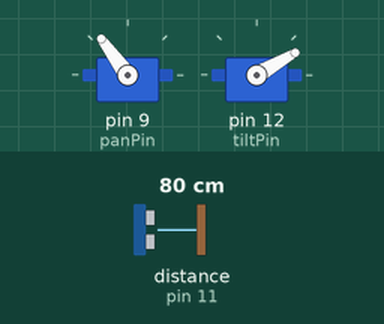
The sketch below on a simulated Arduino Uno, built with avr-gcc and run on an emulated ATmega328P. On the bench: 2 × servo. Wiring (inferred from the names in the program): ultrasonic range finder: trigger pin 10; echo pin 11. The test bench sets the inputs (shaded band); at power-on: distance to the obstacle (sensor on pin 11) 80 cm. The echo pulse lasts 58.3 µs per cm; what the sketch prints to the serial monitor is not drawn.

Above: at 1.2 s.
1.3 s: distance to the obstacle (sensor on pin 11) set to 250 cm
At 3.89 s:
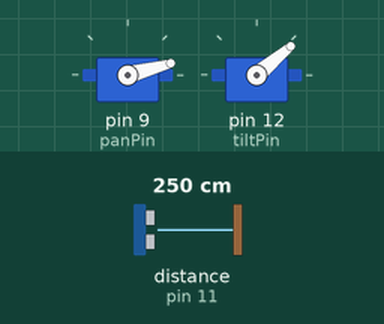
4.3 s: distance to the obstacle (sensor on pin 11) set to 2 cm
At 4.76 s:
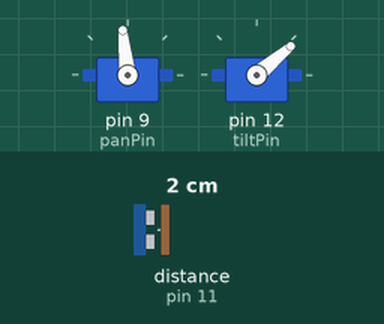
At 5.52 s:
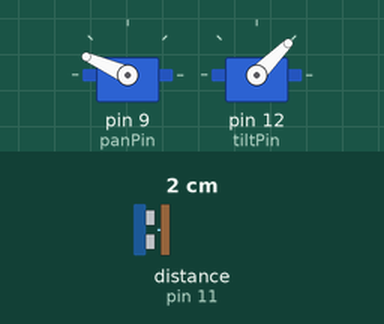
7.3 s: distance to the obstacle (sensor on pin 11) set to 60 cm
At 7.86 s:
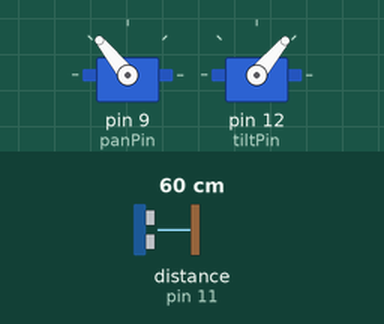
10.3 s: distance to the obstacle (sensor on pin 11) set to 299 cm
16.3 s: distance to the obstacle (sensor on pin 11) set to 4 cm
19.3 s: distance to the obstacle (sensor on pin 11) set to 9 cm
Timing chart, 0 to 28.2 s (numbered marks = the images above; inputs shaded):
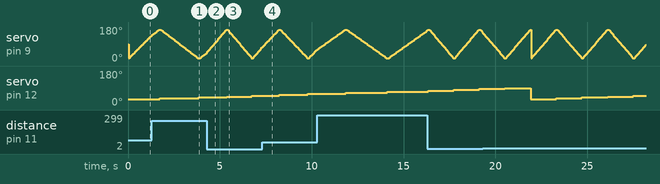

The sketch:

Radar3D.ino
```cpp
#include <Servo.h>

const int trigPin  = 10;
const int echoPin  = 11;
const int panPin   = 9;  // horizontal-sweep servo
const int tiltPin  = 12;  // vertical-sweep servo

Servo panServo;
Servo tiltServo;

// servo sweep ranges
const int panMin  = 15,  panMax  = 165;   // left/right
const int tiltMin = 30,  tiltMax = 90;    // down/up

const int panStep  = 3;   // bigger step = faster scan
const int tiltStep = 5;   // bigger step = fewer "rows"

long duration;
int  distance;
int  panAngle, tiltAngle;

void setup() {
  pinMode(trigPin, OUTPUT);
  pinMode(echoPin, INPUT);
  Serial.begin(115200);       // faster baud since we're now sending 3x the data than the 2d project
  panServo.attach(panPin);
  tiltServo.attach(tiltPin);
}

void loop() {
  // sweep tilt from bottom to top, for each tilt "row" sweep pan across.
  // snap back at the end of every row.
  for (tiltAngle = tiltMin; tiltAngle <= tiltMax; tiltAngle += tiltStep) {
    tiltServo.write(tiltAngle);
    delay(50);

    bool rowIsEven = (((tiltAngle - tiltMin) / tiltStep) % 2 == 0);

    if (rowIsEven) {
      for (panAngle = panMin; panAngle <= panMax; panAngle += panStep) {
        scanAndSend();
      }
    } else {
      for (panAngle = panMax; panAngle >= panMin; panAngle -= panStep) {
        scanAndSend();
      }
    }
  }
}

void scanAndSend() {
  panServo.write(panAngle);
  delay(25);
  distance = calculateDistance();

  Serial.print(panAngle);
  Serial.print(",");
  Serial.print(tiltAngle);
  Serial.print(",");
  Serial.print(distance);
  Serial.print(".");
}

int calculateDistance() {
  digitalWrite(trigPin, LOW);
  delayMicroseconds(2);
  digitalWrite(trigPin, HIGH);
  delayMicroseconds(10);
  digitalWrite(trigPin, LOW);

  // timeout (~25ms ≈ 4m max range) so a missed echo doesn't stop the sweep
  duration = pulseIn(echoPin, HIGH, 25000);
  int d = duration * 0.034 / 2;
  if (d == 0) d = 999; // no echo returned -> treat as "nothing in range"
  return d;
}
```

Measured:
- after the input at 4.3 s, servo on pin 12 (tiltPin): 40° → 45° after 1.1 s instead of 1.7 s
